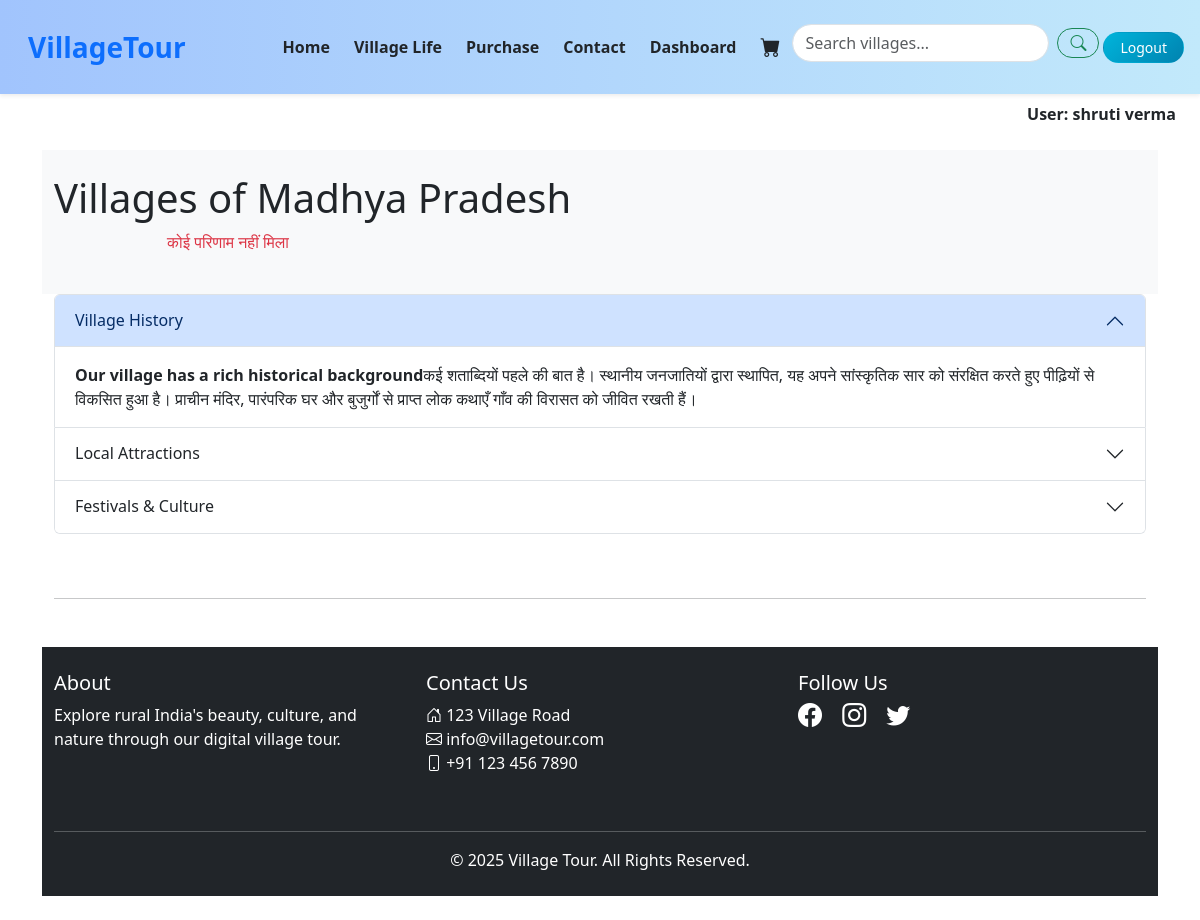
Before: /village_list1/1 with the older database file.
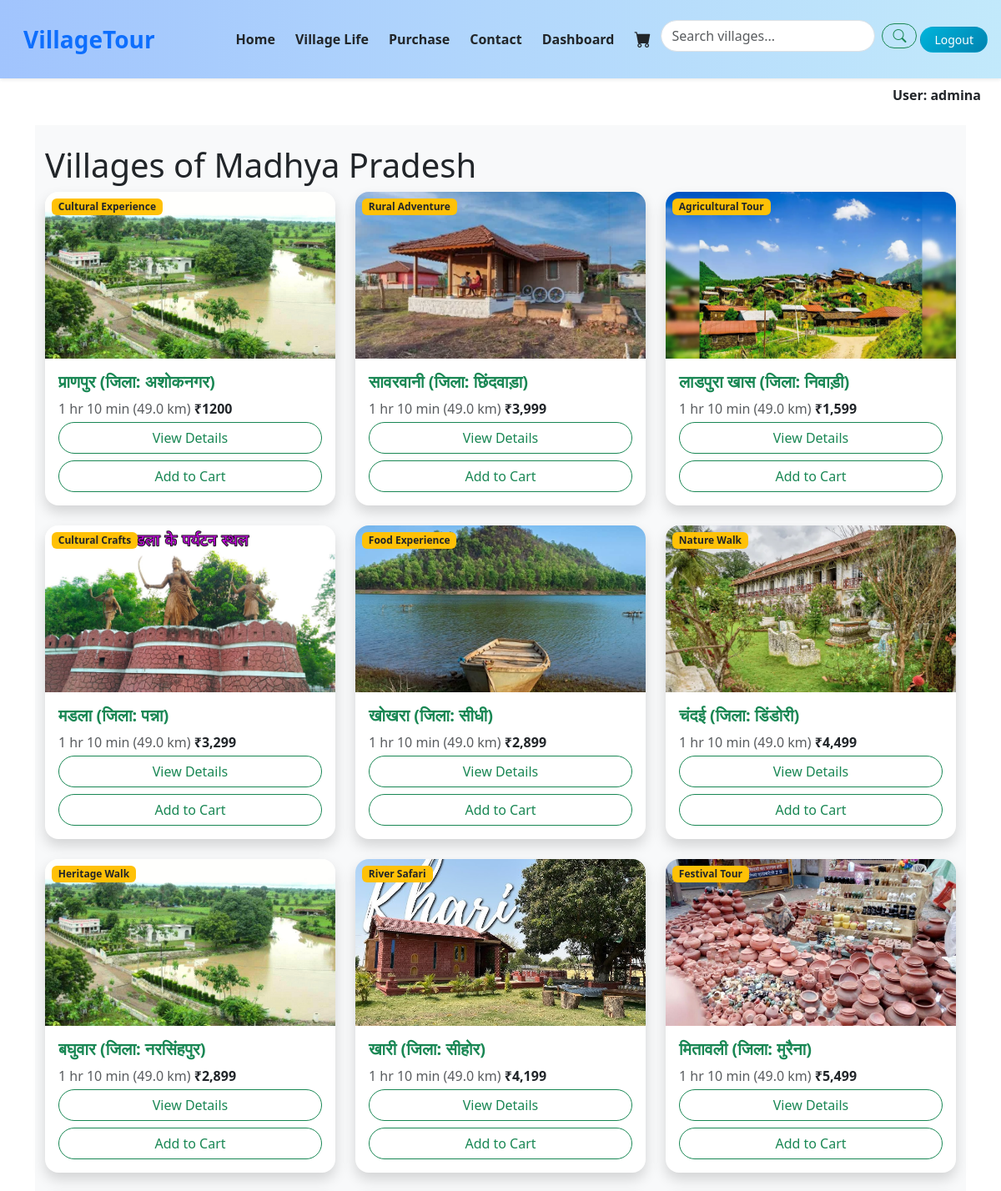
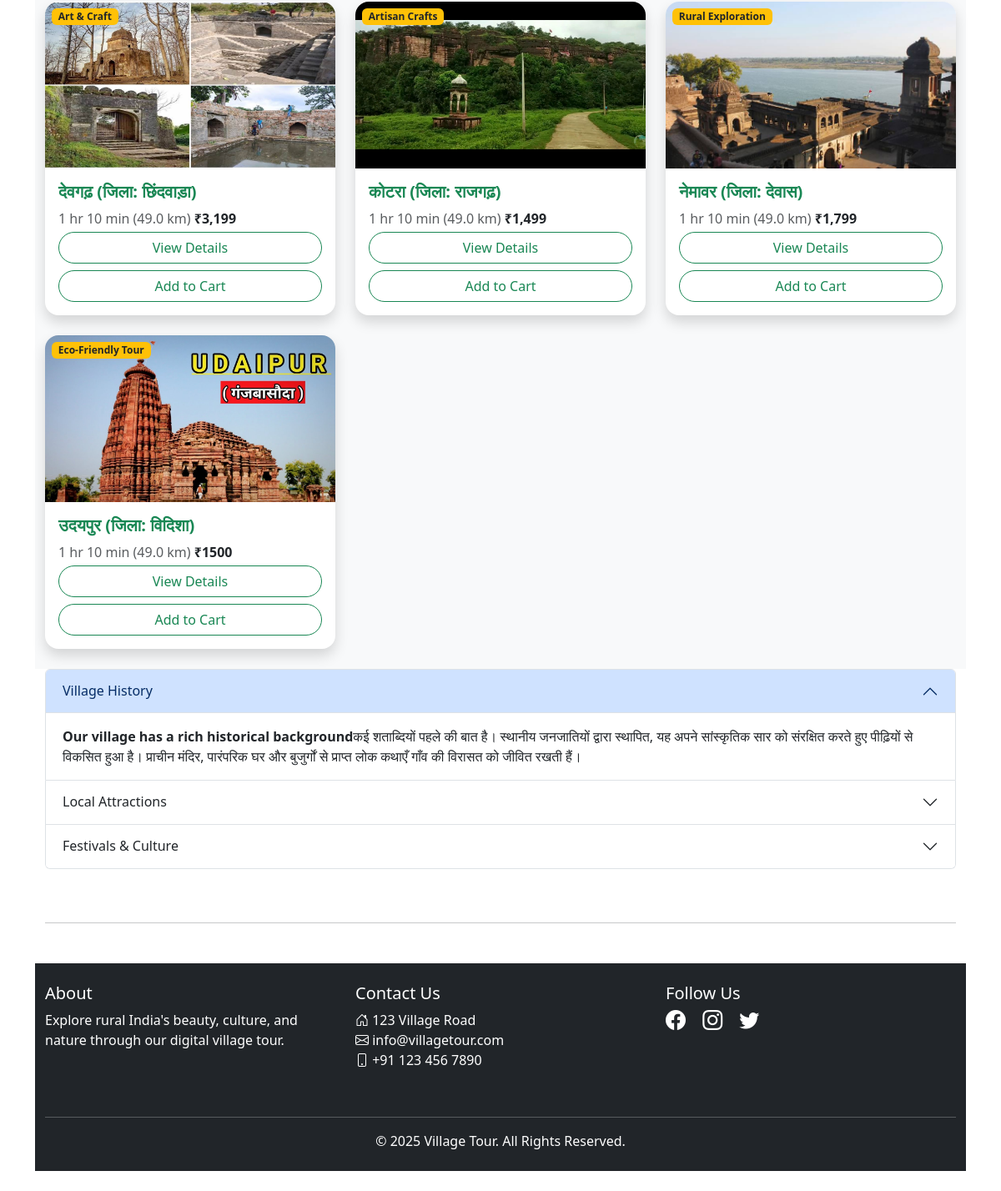
After: the same page with the newer database file (2 pictures, top to bottom).
### myvillageapp/models.py (models this page shows, shortened)
class User(models.Model):
    profile_pic = models.ImageField(upload_to='profile_pics/', default='default.jpeg/*', blank=True)
    username = models.CharField(max_length=100)
    email = models.EmailField(unique=True)
    password = models.CharField(max_length=100)
    phone = models.IntegerField()

class Village(models.Model):
    name = models.CharField(max_length=100)
    district = models.CharField(max_length=100)
    price = models.CharField(max_length=100)
    description = models.TextField()
    image = models.ImageField(upload_to='villages/')
    distance = models.CharField(max_length=100)
    category = models.CharField(max_length=100)

### myvillageapp/views.py (the view)
# urls.py: path('village_list1/<int:pk>', views.village_list1, name='village_list1'),
def village_list1(request, pk):
    user = User.objects.get(id=pk)
    databreak = {
        'id': user.id,
        'username': user.username,
        'email': user.email,
        'phone': user.phone,
        'password': user.password
    }
    msg = 'successfully logged in'
    query = request.GET.get('q')
    print('hello')
    if query:
        villages = Village.objects.filter(
            Q(name__icontains=query) |
            Q(district__icontains=query) |
            Q(description__icontains=query) |
            Q(category__icontains=query) |
            Q(price__icontains=query)
        )
        return render(request, 'village_list.html', {'villages': villages, 'query': query,'msg': msg, 'user': databreak})
    else:
        villages = Village.objects.all()
        return render(request, 'village_list.html', {'villages': villages, 'user': databreak})

### myvillageapp/templates/village_list.html (shortened to what this page needs)
{% extends "common.html" %}
{% load static %}
{% block content %}
<div class="bg-light">
<div class="container py-4">
<h1>Villages of Madhya Pradesh</h1>
  <div class="row row-cols-1 row-cols-md-3 g-4">
    {% for village in villages %}
    <div class="col">
      <div class="card h-100 border-0 shadow rounded-4 overflow-hidden">
        <div class="position-relative">
          <img src="{{ village.image.url }}" style="object-fit: cover; height: 200px;" class="card-img-top" alt="Village Image">
          <span class="badge bg-warning text-dark position-absolute top-0 start-0 m-2">{{ village.category }}</span>
        </div>
        <div class="card-body">
          <h5 class="card-title text-success fw-bold">{{ village.name }} (जिला: {{ village.district }})</h5>
          <p class="text-muted mb-1">1 hr 10 min (49.0 km)  <span class="fw-semibold text-dark">{{village.price}}</span></p>
          <div class="d-grid gap-2" style="display: flex;">
          {% if user.id %}
          <a href="{% url 'village_detail1' pk=user.id it=village.id %}" class="btn btn-outline-success w-100 rounded-pill">View Details</a>
          <a href="{% url 'addcard1' pk=user.id it=village.id %}" class="btn btn-outline-success w-100 rounded-pill">Add to Cart</a>
          {% else %}
          <a href="{% url 'village_detail' pk=village.id %}" class="btn btn-outline-success w-100 rounded-pill">View Details</a>
          <a href="{% url 'addcard' it=village.id %}" class="btn btn-outline-success w-100 rounded-pill">Add to Cart</a>
          {% endif %}
          </div>
        </div>
      </div>
    </div>
    {% empty %}
    <p class="text-center text-danger">कोई परिणाम नहीं मिला</p>
    {% endfor %}
  </div>
</div>
</div>
<div class="container-fluid">
  <div class="row">
    <div class="col-lg-12">
<div class="accordion" id="accordionExample">
  <div class="accordion-item">
    <h2 class="accordion-header" id="headingOne">
      <button class="accordion-button" type="button" data-bs-toggle="collapse" data-bs-target="#collapseOne" aria-expanded="true" aria-controls="collapseOne">
        Village History
      </button>
    </h2>
    <div id="collapseOne" class="accordion-collapse collapse show" aria-labelledby="headingOne" data-bs-parent="#accordionExample">
      <div class="accordion-body">
        <strong>Our village has a rich historical background</strong>कई शताब्दियों पहले की बात है। स्थानीय जनजातियों द्वारा स्थापित, यह अपने सांस्कृतिक सार को संरक्षित करते हुए पीढ़ियों से विकसित हुआ है। प्राचीन मंदिर, पारंपरिक घर और बुजुर्गों से प्राप्त लोक कथाएँ गाँव की विरासत को जीवित रखती हैं।
      </div>
    </div>
  </div>
  <div class="accordion-item">
    <h2 class="accordion-header" id="headingTwo">
      <button class="accordion-button collapsed" type="button" data-bs-toggle="collapse" data-bs-target="#collapseTwo" aria-expanded="false" aria-controls="collapseTwo">
        Local Attractions
      </button>
    </h2>
  </div>
  <div class="accordion-item">
    <h2 class="accordion-header" id="headingThree">
      <button class="accordion-button collapsed" type="button" data-bs-toggle="collapse" data-bs-target="#collapseThree" aria-expanded="false" aria-controls="collapseThree">
        Festivals & Culture
      </button>
    </h2>
  </div>
</div>
</div>
</div>
<br>
<br>
<hr>
{% endblock %}

### myvillageapp/templates/common.html (shortened to what this page needs)
{% load static %}
{% block css %}
  <link rel="stylesheet" href="{% static 'css/common.css' %}">
{% endblock css %}
<!DOCTYPE html>
<html lang="en">
<head>
  <link href="https://cdn.jsdelivr.net/npm/bootstrap@5.3.3/dist/css/bootstrap.min.css" rel="stylesheet">
  <link href="https://cdn.jsdelivr.net/npm/bootstrap-icons/font/bootstrap-icons.css" rel="stylesheet">
</head>
<body>
<nav class="navbar navbar-expand-lg navbar-light bg-white shadow-sm py-3 sticky-top" style="backdrop-filter: blur(10px); background: linear-gradient(to right, #a1c4fd, #c2e9fb);">
  <div class="container-fluid">
    <a class="navbar-brand fw-bold text-primary fs-3 ms-3" href="#">VillageTour</a>
    <div class="collapse navbar-collapse" id="mainNavbar">
      <ul class="navbar-nav ms-auto align-items-lg-center mb-2 mb-lg-0">
        {% if user.id %}
          <li class="nav-item mx-1">
            <a class="nav-link fw-semibold text-dark" href="{% url 'village_list1' pk=user.id %}">Home</a>
          </li>
          <li class="nav-item mx-1">
            <a class="nav-link fw-semibold text-dark" href="{% url 'village_life1' pk=user.id %}">Village Life</a>
          </li>
          <li class="nav-item mx-1">
            <a class="nav-link fw-semibold text-dark" href="{% url 'Purchase1' pk=user.id %}">Purchase</a>
          </li>
          <li class="nav-item mx-1">
            <a class="nav-link fw-semibold text-dark" href="{% url 'contact1' pk=user.id %}">Contact</a>
          </li>
          <li class="nav-item mx-1">
            <a class="nav-link fw-semibold text-dark" href="{% url 'dashboard1' pk=user.id %}">Dashboard</a>
          </li>
          <li class="nav-item mx-1">
            <a class="nav-link text-dark" href="{% url 'showcart1' pk=user.id %}"><i class="bi bi-cart-fill fs-5"></i></a>
          </li>
          <form action="{% url 'village_list' %}" class="d-flex align-items-center mt-2" role="search">
          <input type="text" name="q" class="form-control me-2 rounded-pill" placeholder="Search villages..." aria-label="Search">
          <button class="btn btn-outline-success rounded-pill" type="submit">
            <i class="bi bi-search"></i>
          </button>
        </form>
          <li class="nav-item mx-1">
            <a class="btn btn-gradient-primary rounded-pill px-3 btn-sm" href="{% url 'village_list' %}">Logout</a>
          </li>
        {% endif %}
      </ul>
    </div>
  </div>
</nav>
{% if user.id %}
<div class="text-end pe-4 mt-2 d-none d-lg-block">
  <span class="fw-bold text-dark">User: {{ user.username }}</span>
</div>
{% endif %}
<div class="container my-4">
  {% block content %}{% endblock %}
</div>
<footer class="bg-dark text-white py-4 mt-5">
  <div class="container">
    <div class="row">
      <div class="col-md-4 mb-3">
        <h5><a href="{% url 'about' %}" class="text-white text-decoration-none">About</a></h5>
        <p>Explore rural India's beauty, culture, and nature through our digital village tour.</p>
      </div>
      <div class="col-md-4 mb-3">
        <h5>Contact Us</h5>
        <ul class="list-unstyled">
          <li><i class="bi bi-house-door"></i> 123 Village Road</li>
          <li><i class="bi bi-envelope"></i> info@villagetour.com</li>
          <li><i class="bi bi-phone"></i> +91 123 456 7890</li>
        </ul>
      </div>
      <div class="col-md-4 mb-3">
        <h5>Follow Us</h5>
        <div>
          <a href="https://facebook.com" class="text-white me-3"><i class="bi bi-facebook fs-4"></i></a>
          <a href="https://instagram.com" class="text-white me-3"><i class="bi bi-instagram fs-4"></i></a>
          <a href="https://twitter.com" class="text-white"><i class="bi bi-twitter fs-4"></i></a>
        </div>
      </div>
    </div>
    <hr class="border-light mt-4">
    <div class="text-center">
      &copy; 2025 Village Tour. All Rights Reserved.
    </div>
  </div>
</footer>
</body>
</html>

Changed rows visible on the page:
changed User: username "shruti verma" → "admina"
added Village: image (picture), category "Cultural Experience", name "प्राणपुर", district "अशोकनगर", price "₹1200"
added Village: image (picture), category "Rural Adventure", name "सावरवानी", district "छिंदवाड़ा", price "₹3,999"
added Village: image (picture), category "Agricultural Tour", name "लाडपुरा खास", district "निवाड़ी", price "₹1,599"
added Village: image (picture), category "Cultural Crafts", name "मडला", district "पन्ना", price "₹3,299"
added Village: image (picture), category "Food Experience", name "खोखरा", district "सीधी", price "₹2,899"
added Village: image (picture), category "Nature Walk", name "चंदई", district "डिंडोरी", price "₹4,499"
added Village: image (picture), category "Heritage Walk", name "बघुवार", district "नरसिंहपुर", price "₹2,899"
added Village: image (picture), category "River Safari", name "खारी", district "सीहोर", price "₹4,199"
added Village: image (picture), category "Festival Tour", name "मितावली", district "मुरैना", price "₹5,499"
added Village: image (picture), category "Art & Craft", name "देवगढ़", district "छिंदवाड़ा", price "₹3,199"
added Village: image (picture), category "Artisan Crafts", name "कोटरा", district "राजगढ़", price "₹1,499"
added Village: image (picture), category "Rural Exploration", name "नेमावर", district "देवास", price "₹1,799"
added Village: image (picture), category "Eco-Friendly Tour", name "उदयपुर", district "विदिशा", price "₹1500"
Other visible differences:
text no longer shown: "कोई परिणाम नहीं मिला"
